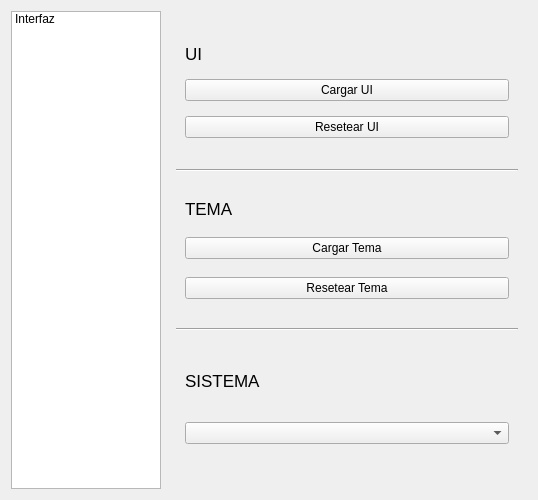
<?xml version="1.0" encoding="UTF-8"?>
<ui version="4.0">
 <class>Form</class>
 <widget class="QWidget" name="Form">
  <property name="geometry">
   <rect>
    <x>0</x>
    <y>0</y>
    <width>538</width>
    <height>500</height>
   </rect>
  </property>
  <property name="minimumSize">
   <size>
    <width>500</width>
    <height>500</height>
   </size>
  </property>
  <property name="windowTitle">
   <string>Form</string>
  </property>
  <layout class="QHBoxLayout" name="horizontalLayout" stretch="40,60">
   <item>
    <widget class="QListWidget" name="listWidget">
     <property name="maximumSize">
      <size>
       <width>150</width>
       <height>16777215</height>
      </size>
     </property>
     <item>
      <property name="text">
       <string>Interfaz</string>
      </property>
      <property name="icon">
       <iconset resource="../img.qrc">
        <normaloff>:/images/icons/UI.svg</normaloff>:/images/icons/UI.svg</iconset>
      </property>
     </item>
    </widget>
   </item>
   <item>
    <widget class="QStackedWidget" name="stackedWidget">
     <property name="currentIndex">
      <number>0</number>
     </property>
     <widget class="QWidget" name="page">
      <layout class="QVBoxLayout" name="verticalLayout">
       <item>
        <widget class="QWidget" name="widget" native="true">
         <layout class="QVBoxLayout" name="verticalLayout_2" stretch="0,0,0">
          <property name="spacing">
           <number>0</number>
          </property>
          <item>
           <widget class="QLabel" name="label">
            <property name="sizePolicy">
             <sizepolicy hsizetype="Minimum" vsizetype="Fixed">
              <horstretch>0</horstretch>
              <verstretch>0</verstretch>
             </sizepolicy>
            </property>
            <property name="maximumSize">
             <size>
              <width>16777215</width>
              <height>16777215</height>
             </size>
            </property>
            <property name="font">
             <font>
              <pointsize>13</pointsize>
             </font>
            </property>
            <property name="text">
             <string>UI</string>
            </property>
            <property name="alignment">
             <set>Qt::AlignmentFlag::AlignLeading|Qt::AlignmentFlag::AlignLeft|Qt::AlignmentFlag::AlignTop</set>
            </property>
           </widget>
          </item>
          <item>
           <widget class="QPushButton" name="pushButton">
            <property name="sizePolicy">
             <sizepolicy hsizetype="Minimum" vsizetype="Fixed">
              <horstretch>0</horstretch>
              <verstretch>0</verstretch>
             </sizepolicy>
            </property>
            <property name="text">
             <string>Cargar UI</string>
            </property>
           </widget>
          </item>
          <item>
           <widget class="QPushButton" name="pushButton_2">
            <property name="text">
             <string>Resetear UI</string>
            </property>
           </widget>
          </item>
         </layout>
        </widget>
       </item>
       <item>
        <widget class="Line" name="line">
         <property name="orientation">
          <enum>Qt::Orientation::Horizontal</enum>
         </property>
        </widget>
       </item>
       <item>
        <widget class="QWidget" name="widget_2" native="true">
         <layout class="QVBoxLayout" name="verticalLayout_3" stretch="0,0,0">
          <item>
           <widget class="QLabel" name="label_2">
            <property name="sizePolicy">
             <sizepolicy hsizetype="Preferred" vsizetype="Fixed">
              <horstretch>0</horstretch>
              <verstretch>0</verstretch>
             </sizepolicy>
            </property>
            <property name="maximumSize">
             <size>
              <width>16777215</width>
              <height>16777215</height>
             </size>
            </property>
            <property name="font">
             <font>
              <pointsize>13</pointsize>
             </font>
            </property>
            <property name="text">
             <string>TEMA</string>
            </property>
            <property name="alignment">
             <set>Qt::AlignmentFlag::AlignLeading|Qt::AlignmentFlag::AlignLeft|Qt::AlignmentFlag::AlignTop</set>
            </property>
           </widget>
          </item>
          <item>
           <widget class="QPushButton" name="pushButton_3">
            <property name="text">
             <string>Cargar Tema</string>
            </property>
           </widget>
          </item>
          <item>
           <widget class="QPushButton" name="pushButton_4">
            <property name="text">
             <string>Resetear Tema</string>
            </property>
           </widget>
          </item>
         </layout>
        </widget>
       </item>
       <item>
        <widget class="Line" name="line_2">
         <property name="orientation">
          <enum>Qt::Orientation::Horizontal</enum>
         </property>
        </widget>
       </item>
       <item>
        <widget class="QWidget" name="widget_3" native="true">
         <layout class="QVBoxLayout" name="verticalLayout_4">
          <item>
           <widget class="QLabel" name="label_3">
            <property name="sizePolicy">
             <sizepolicy hsizetype="Preferred" vsizetype="Fixed">
              <horstretch>0</horstretch>
              <verstretch>0</verstretch>
             </sizepolicy>
            </property>
            <property name="maximumSize">
             <size>
              <width>16777215</width>
              <height>16777215</height>
             </size>
            </property>
            <property name="font">
             <font>
              <pointsize>13</pointsize>
             </font>
            </property>
            <property name="text">
             <string>SISTEMA</string>
            </property>
            <property name="alignment">
             <set>Qt::AlignmentFlag::AlignLeading|Qt::AlignmentFlag::AlignLeft|Qt::AlignmentFlag::AlignTop</set>
            </property>
           </widget>
          </item>
          <item>
           <widget class="QComboBox" name="comboBox"/>
          </item>
         </layout>
        </widget>
       </item>
      </layout>
     </widget>
     <widget class="QWidget" name="page_2"/>
    </widget>
   </item>
  </layout>
 </widget>
 <resources>
  <include location="../img.qrc"/>
 </resources>
 <connections/>
</ui>
